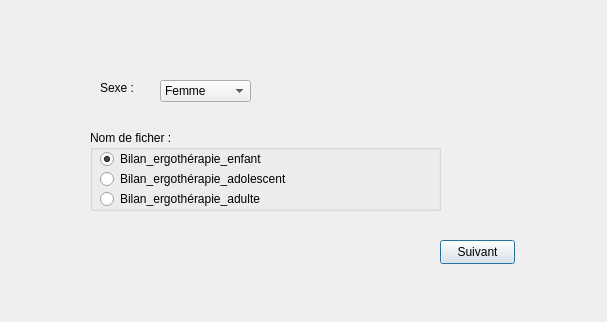
<?xml version="1.0" encoding="UTF-8"?>
<ui version="4.0">
 <class>Interface0</class>
 <widget class="QDialog" name="Interface0">
  <property name="geometry">
   <rect>
    <x>0</x>
    <y>0</y>
    <width>607</width>
    <height>322</height>
   </rect>
  </property>
  <property name="windowTitle">
   <string>Dialog</string>
  </property>
  <widget class="QGroupBox" name="groupBoxNomFichier">
   <property name="geometry">
    <rect>
     <x>90</x>
     <y>130</y>
     <width>351</width>
     <height>81</height>
    </rect>
   </property>
   <property name="title">
    <string>Nom de ficher : </string>
   </property>
   <widget class="QRadioButton" name="radioButtonEnfant">
    <property name="geometry">
     <rect>
      <x>10</x>
      <y>20</y>
      <width>201</width>
      <height>18</height>
     </rect>
    </property>
    <property name="text">
     <string>Bilan_ergothérapie_enfant </string>
    </property>
    <property name="checked">
     <bool>true</bool>
    </property>
   </widget>
   <widget class="QRadioButton" name="radioButtonAdolescent">
    <property name="geometry">
     <rect>
      <x>10</x>
      <y>40</y>
      <width>221</width>
      <height>18</height>
     </rect>
    </property>
    <property name="text">
     <string>Bilan_ergothérapie_adolescent</string>
    </property>
   </widget>
   <widget class="QRadioButton" name="radioButtonAdulte">
    <property name="geometry">
     <rect>
      <x>10</x>
      <y>60</y>
      <width>171</width>
      <height>18</height>
     </rect>
    </property>
    <property name="text">
     <string>Bilan_ergothérapie_adulte</string>
    </property>
   </widget>
  </widget>
  <widget class="QComboBox" name="comboBoxSexe">
   <property name="geometry">
    <rect>
     <x>160</x>
     <y>80</y>
     <width>91</width>
     <height>22</height>
    </rect>
   </property>
   <item>
    <property name="text">
     <string>Femme</string>
    </property>
   </item>
   <item>
    <property name="text">
     <string>Homme</string>
    </property>
   </item>
  </widget>
  <widget class="QPushButton" name="pushButtonSuivant">
   <property name="geometry">
    <rect>
     <x>440</x>
     <y>240</y>
     <width>75</width>
     <height>24</height>
    </rect>
   </property>
   <property name="text">
    <string>Suivant</string>
   </property>
  </widget>
  <widget class="QLabel" name="labelSexe">
   <property name="geometry">
    <rect>
     <x>100</x>
     <y>80</y>
     <width>49</width>
     <height>16</height>
    </rect>
   </property>
   <property name="text">
    <string>Sexe :</string>
   </property>
  </widget>
 </widget>
 <resources/>
 <connections/>
</ui>
